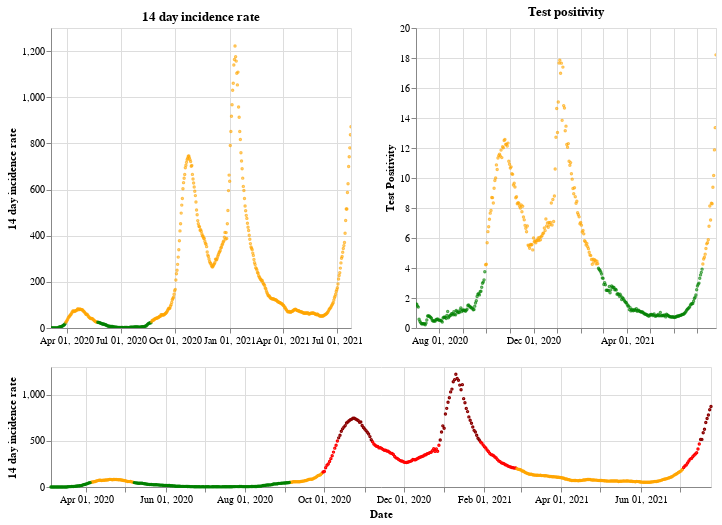

Write notebook code for a chart like this one.
### Markdown cell above
## Northern Ireland

### Code cell
plot_traffic_light('Northern Ireland')

### Figure 1 — Vega-Lite specification as saved in the notebook (floating-point values rounded to 4 significant figures; data arrays with more than 128 entries replaced by an {"elided": "..."} marker saying what was removed)
{"config": {"view": {"continuousWidth": 400, "continuousHeight": 300}}, "vconcat": [{"hconcat": [{"mark": {"type": "point", "size": 2}, "encoding": {"color": {"condition": {"value": "green", "test": "(datum.twoWeeklyCasesRate <= 25)"}, "value": "orange"}, "tooltip": [{"type": "nominal", "field": "areaName"}, {"type": "temporal", "field": "date"}, {"type": "quantitative", "field": "twoWeeklyCasesRate"}, {"type": "quantitative", "field": "testPositivity"}], "x": {"type": "temporal", "axis": {"title": ""}, "field": "date", "scale": {"domain": {"selection": "DateBrush"}}, "timeUnit": "yearmonthdate"}, "y": {"type": "quantitative", "axis": {"title": "14 day incidence rate"}, "field": "twoWeeklyCasesRate"}}, "title": "14 day incidence rate", "width": 300}, {"mark": {"type": "point", "size": 2}, "encoding": {"color": {"condition": {"value": "green", "test": "(datum.testPositivity <= 4)"}, "value": "orange"}, "tooltip": [{"type": "nominal", "field": "areaName"}, {"type": "temporal", "field": "date"}, {"type": "quantitative", "field": "twoWeeklyCasesRate"}, {"type": "quantitative", "field": "testPositivity"}], "x": {"type": "temporal", "axis": {"title": ""}, "field": "date", "scale": {"domain": {"selection": "DateBrush"}}, "timeUnit": "yearmonthdate"}, "y": {"type": "quantitative", "axis": {"title": "Test Positivity"}, "field": "testPositivity"}}, "title": "Test positivity", "width": 300}]}, {"layer": [{"mark": {"type": "point", "size": 2}, "encoding": {"color": {"condition": {"value": "orange", "test": "(((datum.testPositivity < 4) && (datum.twoWeeklyCasesRate >= 50)) && (datum.twoWeeklyCasesRate < 200))"}, "value": "red"}, "opacity": {"condition": {"value": 1, "test": "((datum.twoWeeklyCasesRate >= 50) && (datum.twoWeeklyCasesRate < 500))"}, "value": 0}, "tooltip": [{"type": "nominal", "field": "areaName"}, {"type": "temporal", "field": "date"}, {"type": "quantitative", "field": "twoWeeklyCasesRate"}, {"type": "quantitative", "field": "testPositivity"}], "x": {"type": "temporal", "axis": {"title": "Date"}, "field": "date", "timeUnit": "yearmonthdate"}, "y": {"type": "quantitative", "axis": {"title": "14 day incidence rate"}, "field": "twoWeeklyCasesRate"}}, "selection": {"DateBrush": {"type": "interval", "encodings": ["x"], "fields": ["Time"]}}}, {"mark": {"type": "point", "size": 2}, "encoding": {"color": {"value": "darkred"}, "opacity": {"condition": {"value": 1, "test": "(datum.twoWeeklyCasesRate >= 500)"}, "value": 0}, "tooltip": [{"type": "nominal", "field": "areaName"}, {"type": "temporal", "field": "date"}, {"type": "quantitative", "field": "twoWeeklyCasesRate"}, {"type": "quantitative", "field": "testPositivity"}], "x": {"type": "temporal", "axis": {"title": "Date"}, "field": "date", "timeUnit": "yearmonthdate"}, "y": {"type": "quantitative", "axis": {"title": "14 day incidence rate"}, "field": "twoWeeklyCasesRate"}}}, {"mark": {"type": "point", "size": 2}, "encoding": {"color": {"condition": {"value": "green", "test": "((datum.testPositivity < 4) && (datum.twoWeeklyCasesRate < 50))"}, "value": "orange"}, "opacity": {"condition": {"value": 1, "test": "(datum.twoWeeklyCasesRate < 50)"}, "value": 0}, "tooltip": [{"type": "nominal", "field": "areaName"}, {"type": "temporal", "field": "date"}, {"type": "quantitative", "field": "twoWeeklyCasesRate"}, {"type": "quantitative", "field": "testPositivity"}], "x": {"type": "temporal", "axis": {"title": "Date"}, "field": "date", "timeUnit": "yearmonthdate"}, "y": {"type": "quantitative", "axis": {"title": "14 day incidence rate"}, "field": "twoWeeklyCasesRate"}}}], "height": 120, "width": 660}], "data": {"name": "data-244491947bcbceaa7dc1eb153fb9b9c4"}, "$schema": "https://vega.github.io/schema/vega-lite/v4.8.1.json", "datasets": {"data-244491947bcbceaa7dc1eb153fb9b9c4": {"elided": "508 records"}}}
